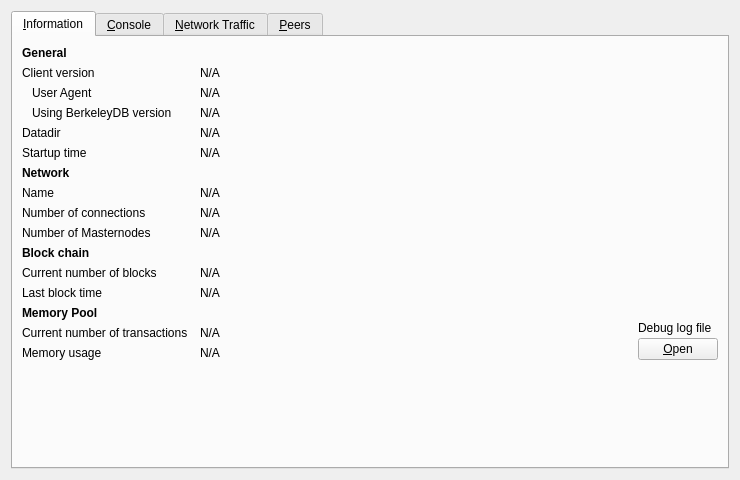
<?xml version="1.0" encoding="UTF-8"?>
<ui version="4.0">
 <class>RPCConsole</class>
 <widget class="QWidget" name="RPCConsole">
  <property name="geometry">
   <rect>
    <x>0</x>
    <y>0</y>
    <width>740</width>
    <height>430</height>
   </rect>
  </property>
  <property name="windowTitle">
   <string>Debug window</string>
  </property>
  <layout class="QVBoxLayout" name="verticalLayout_2">
   <item>
    <widget class="QTabWidget" name="tabWidget">
     <property name="currentIndex">
      <number>0</number>
     </property>
     <widget class="QWidget" name="tab_info">
      <attribute name="title">
       <string>&amp;Information</string>
      </attribute>
      <layout class="QGridLayout" name="gridLayout" columnstretch="0,1,0">
       <property name="horizontalSpacing">
        <number>12</number>
       </property>
       <item row="0" column="0">
        <widget class="QLabel" name="label_9">
         <property name="font">
          <font>
           <weight>75</weight>
           <bold>true</bold>
          </font>
         </property>
         <property name="text">
          <string>General</string>
         </property>
        </widget>
       </item>
       <item row="1" column="0">
        <widget class="QLabel" name="label_6">
         <property name="text">
          <string>Client version</string>
         </property>
        </widget>
       </item>
       <item row="1" column="1" colspan="2">
        <widget class="QLabel" name="clientVersion">
         <property name="cursor">
          <cursorShape>IBeamCursor</cursorShape>
         </property>
         <property name="text">
          <string>N/A</string>
         </property>
         <property name="textFormat">
          <enum>Qt::PlainText</enum>
         </property>
         <property name="textInteractionFlags">
          <set>Qt::LinksAccessibleByMouse|Qt::TextSelectableByKeyboard|Qt::TextSelectableByMouse</set>
         </property>
        </widget>
       </item>
       <item row="2" column="0">
        <widget class="QLabel" name="labelClientUserAgent">
         <property name="text">
          <string>User Agent</string>
         </property>
         <property name="indent">
          <number>10</number>
         </property>
        </widget>
       </item>
       <item row="2" column="1" colspan="2">
        <widget class="QLabel" name="clientUserAgent">
         <property name="cursor">
          <cursorShape>IBeamCursor</cursorShape>
         </property>
         <property name="text">
          <string>N/A</string>
         </property>
         <property name="textFormat">
          <enum>Qt::PlainText</enum>
         </property>
         <property name="textInteractionFlags">
          <set>Qt::LinksAccessibleByMouse|Qt::TextSelectableByKeyboard|Qt::TextSelectableByMouse</set>
         </property>
        </widget>
       </item>
       <item row="3" column="0">
        <widget class="QLabel" name="label_berkeleyDBVersion">
         <property name="text">
          <string>Using BerkeleyDB version</string>
         </property>
         <property name="indent">
          <number>10</number>
         </property>
        </widget>
       </item>
       <item row="3" column="1" colspan="2">
        <widget class="QLabel" name="berkeleyDBVersion">
         <property name="cursor">
          <cursorShape>IBeamCursor</cursorShape>
         </property>
         <property name="text">
          <string>N/A</string>
         </property>
         <property name="textFormat">
          <enum>Qt::PlainText</enum>
         </property>
         <property name="textInteractionFlags">
          <set>Qt::LinksAccessibleByMouse|Qt::TextSelectableByKeyboard|Qt::TextSelectableByMouse</set>
         </property>
        </widget>
       </item>
       <item row="4" column="0">
        <widget class="QLabel" name="label_12">
         <property name="text">
          <string>Datadir</string>
         </property>
        </widget>
       </item>
       <item row="4" column="1" colspan="2">
        <widget class="QLabel" name="dataDir">
         <property name="cursor">
          <cursorShape>IBeamCursor</cursorShape>
         </property>
         <property name="text">
          <string>N/A</string>
         </property>
         <property name="textFormat">
          <enum>Qt::PlainText</enum>
         </property>
         <property name="wordWrap">
          <bool>true</bool>
         </property>
         <property name="textInteractionFlags">
          <set>Qt::LinksAccessibleByMouse|Qt::TextSelectableByKeyboard|Qt::TextSelectableByMouse</set>
         </property>
        </widget>
       </item>
       <item row="5" column="0">
        <widget class="QLabel" name="label_13">
         <property name="text">
          <string>Startup time</string>
         </property>
        </widget>
       </item>
       <item row="5" column="1" colspan="2">
        <widget class="QLabel" name="startupTime">
         <property name="cursor">
          <cursorShape>IBeamCursor</cursorShape>
         </property>
         <property name="text">
          <string>N/A</string>
         </property>
         <property name="textFormat">
          <enum>Qt::PlainText</enum>
         </property>
         <property name="textInteractionFlags">
          <set>Qt::LinksAccessibleByMouse|Qt::TextSelectableByKeyboard|Qt::TextSelectableByMouse</set>
         </property>
        </widget>
       </item>
       <item row="6" column="0">
           <widget class="QLabel" name="labelNetwork">
               <property name="font">
                   <font>
                       <weight>75</weight>
                       <bold>true</bold>
                   </font>
               </property>
               <property name="text">
                   <string>Network</string>
               </property>
           </widget>
       </item>
       <item row="7" column="0">
        <widget class="QLabel" name="label_8">
         <property name="text">
          <string>Name</string>
         </property>
        </widget>
       </item>
       <item row="7" column="1" colspan="2">
        <widget class="QLabel" name="networkName">
         <property name="cursor">
          <cursorShape>IBeamCursor</cursorShape>
         </property>
         <property name="text">
          <string>N/A</string>
         </property>
         <property name="textFormat">
          <enum>Qt::PlainText</enum>
         </property>
         <property name="textInteractionFlags">
          <set>Qt::LinksAccessibleByMouse|Qt::TextSelectableByKeyboard|Qt::TextSelectableByMouse</set>
         </property>
        </widget>
       </item>
       <item row="8" column="0">
        <widget class="QLabel" name="label_7">
         <property name="text">
          <string>Number of connections</string>
         </property>
        </widget>
       </item>
       <item row="8" column="1" colspan="2">
        <widget class="QLabel" name="numberOfConnections">
         <property name="cursor">
          <cursorShape>IBeamCursor</cursorShape>
         </property>
         <property name="text">
          <string>N/A</string>
         </property>
         <property name="textFormat">
          <enum>Qt::PlainText</enum>
         </property>
         <property name="textInteractionFlags">
          <set>Qt::LinksAccessibleByMouse|Qt::TextSelectableByKeyboard|Qt::TextSelectableByMouse</set>
         </property>
        </widget>
       </item>
       <item row="9" column="0">
        <widget class="QLabel" name="masternodeCountLabel">
         <property name="text">
          <string>Number of Masternodes</string>
         </property>
        </widget>
       </item>
       <item row="9" column="1">
        <widget class="QLabel" name="masternodeCount">
         <property name="text">
          <string>N/A</string>
         </property>
        </widget>
       </item>
       <item row="10" column="0">
        <widget class="QLabel" name="label_10">
         <property name="font">
          <font>
           <weight>75</weight>
           <bold>true</bold>
          </font>
         </property>
         <property name="text">
          <string>Block chain</string>
         </property>
        </widget>
       </item>
       <item row="11" column="0">
        <widget class="QLabel" name="label_3">
         <property name="text">
          <string>Current number of blocks</string>
         </property>
        </widget>
       </item>
       <item row="11" column="1" colspan="2">
        <widget class="QLabel" name="numberOfBlocks">
         <property name="cursor">
          <cursorShape>IBeamCursor</cursorShape>
         </property>
         <property name="text">
          <string>N/A</string>
         </property>
         <property name="textFormat">
          <enum>Qt::PlainText</enum>
         </property>
         <property name="textInteractionFlags">
          <set>Qt::LinksAccessibleByMouse|Qt::TextSelectableByKeyboard|Qt::TextSelectableByMouse</set>
         </property>
        </widget>
       </item>
       <item row="12" column="0">
        <widget class="QLabel" name="labelLastBlockTime">
         <property name="text">
          <string>Last block time</string>
         </property>
        </widget>
       </item>
       <item row="12" column="1" colspan="2">
        <widget class="QLabel" name="lastBlockTime">
         <property name="cursor">
          <cursorShape>IBeamCursor</cursorShape>
         </property>
         <property name="text">
          <string>N/A</string>
         </property>
         <property name="textFormat">
          <enum>Qt::PlainText</enum>
         </property>
         <property name="textInteractionFlags">
          <set>Qt::LinksAccessibleByMouse|Qt::TextSelectableByKeyboard|Qt::TextSelectableByMouse</set>
         </property>
        </widget>
       </item>
       <item row="13" column="0">
        <widget class="QLabel" name="labelMempoolTitle">
         <property name="font">
          <font>
           <weight>75</weight>
           <bold>true</bold>
          </font>
         </property>
         <property name="text">
          <string>Memory Pool</string>
         </property>
        </widget>
       </item>
       <item row="14" column="0">
        <widget class="QLabel" name="labelNumberOfTransactions">
         <property name="text">
          <string>Current number of transactions</string>
         </property>
        </widget>
       </item>
       <item row="14" column="1">
        <widget class="QLabel" name="mempoolNumberTxs">
         <property name="cursor">
          <cursorShape>IBeamCursor</cursorShape>
         </property>
         <property name="text">
          <string>N/A</string>
         </property>
         <property name="textFormat">
          <enum>Qt::PlainText</enum>
         </property>
         <property name="textInteractionFlags">
          <set>Qt::LinksAccessibleByMouse|Qt::TextSelectableByKeyboard|Qt::TextSelectableByMouse</set>
         </property>
        </widget>
       </item>
       <item row="15" column="0">
        <widget class="QLabel" name="labelMemoryUsage">
         <property name="text">
          <string>Memory usage</string>
         </property>
        </widget>
       </item>
       <item row="15" column="1">
        <widget class="QLabel" name="mempoolSize">
         <property name="cursor">
          <cursorShape>IBeamCursor</cursorShape>
         </property>
         <property name="text">
          <string>N/A</string>
         </property>
         <property name="textFormat">
          <enum>Qt::PlainText</enum>
         </property>
         <property name="textInteractionFlags">
          <set>Qt::LinksAccessibleByMouse|Qt::TextSelectableByKeyboard|Qt::TextSelectableByMouse</set>
         </property>
        </widget>
       </item>
       <item row="13" column="2" rowspan="3">
        <layout class="QVBoxLayout" name="verticalLayoutDebugButton">
         <property name="spacing">
          <number>3</number>
         </property>
         <item>
          <spacer name="verticalSpacer_2">
           <property name="orientation">
            <enum>Qt::Vertical</enum>
           </property>
           <property name="sizeHint" stdset="0">
            <size>
             <width>10</width>
             <height>5</height>
            </size>
           </property>
          </spacer>
         </item>
         <item>
          <widget class="QLabel" name="labelDebugLogfile">
           <property name="text">
            <string>Debug log file</string>
           </property>
          </widget>
         </item>
         <item>
          <widget class="QPushButton" name="openDebugLogfileButton">
           <property name="toolTip">
            <string>Open the %1 debug log file from the current data directory. This can take a few seconds for large log files.</string>
           </property>
           <property name="text">
            <string>&amp;Open</string>
           </property>
           <property name="autoDefault">
            <bool>false</bool>
           </property>
          </widget>
         </item>
        </layout>
       </item>
       <item row="16" column="0">
        <spacer name="verticalSpacer">
         <property name="orientation">
          <enum>Qt::Vertical</enum>
         </property>
         <property name="sizeHint" stdset="0">
          <size>
           <width>20</width>
           <height>40</height>
          </size>
         </property>
        </spacer>
       </item>
      </layout>
     </widget>
     <widget class="QWidget" name="tab_console">
      <attribute name="title">
       <string>&amp;Console</string>
      </attribute>
      <layout class="QVBoxLayout" name="verticalLayout_3">
       <property name="spacing">
        <number>3</number>
       </property>
       <property name="bottomMargin">
        <number>5</number>
       </property>
       <item>
        <layout class="QHBoxLayout" name="horizontalLayout">
         <property name="spacing">
          <number>4</number>
         </property>
         <item>
          <spacer name="horizontalSpacer">
           <property name="orientation">
            <enum>Qt::Horizontal</enum>
           </property>
           <property name="sizeHint" stdset="0">
            <size>
             <width>40</width>
             <height>20</height>
            </size>
           </property>
          </spacer>
         </item>
         <item>
          <widget class="QPushButton" name="fontSmallerButton">
           <property name="maximumSize">
            <size>
             <width>24</width>
             <height>24</height>
            </size>
           </property>
           <property name="text">
            <string/>
           </property>
           <property name="toolTip">
            <string>Decrease font size</string>
           </property>
           <property name="icon">
            <iconset resource="../huntcoin.qrc">
             <normaloff>:/icons/fontsmaller</normaloff>:/icons/fontsmaller</iconset>
           </property>
           <property name="iconSize">
            <size>
             <width>24</width>
             <height>16</height>
            </size>
           </property>
           <property name="autoDefault">
            <bool>false</bool>
           </property>
           <property name="flat">
            <bool>true</bool>
           </property>
          </widget>
         </item>
         <item>
          <widget class="QPushButton" name="fontBiggerButton">
           <property name="maximumSize">
            <size>
             <width>24</width>
             <height>24</height>
            </size>
           </property>
           <property name="toolTip">
            <string>Increase font size</string>
           </property>
           <property name="text">
            <string/>
           </property>
           <property name="icon">
            <iconset resource="../huntcoin.qrc">
             <normaloff>:/icons/fontbigger</normaloff>:/icons/fontbigger</iconset>
           </property>
           <property name="iconSize">
            <size>
             <width>24</width>
             <height>16</height>
            </size>
           </property>
           <property name="autoDefault">
            <bool>false</bool>
           </property>
           <property name="flat">
            <bool>true</bool>
           </property>
          </widget>
         </item>
         <item>
          <widget class="QPushButton" name="clearButton">
           <property name="maximumSize">
            <size>
             <width>24</width>
             <height>24</height>
            </size>
           </property>
           <property name="toolTip">
            <string>Clear console</string>
           </property>
           <property name="layoutDirection">
            <enum>Qt::LeftToRight</enum>
           </property>
           <property name="text">
            <string/>
           </property>
           <property name="icon">
            <iconset resource="../huntcoin.qrc">
             <normaloff>:/icons/remove</normaloff>:/icons/remove</iconset>
           </property>
           <property name="shortcut">
            <string notr="true">Ctrl+L</string>
           </property>
           <property name="autoDefault">
            <bool>false</bool>
           </property>
           <property name="flat">
            <bool>true</bool>
           </property>
          </widget>
         </item>
        </layout>
       </item>
       <item>
        <widget class="QTextEdit" name="messagesWidget">
         <property name="minimumSize">
          <size>
           <width>0</width>
           <height>100</height>
          </size>
         </property>
         <property name="readOnly">
          <bool>true</bool>
         </property>
         <property name="tabKeyNavigation" stdset="0">
          <bool>false</bool>
         </property>
         <property name="columnCount" stdset="0">
          <number>2</number>
         </property>
        </widget>
       </item>
       <item>
        <layout class="QHBoxLayout" name="horizontalLayoutPrompt">
         <property name="spacing">
          <number>3</number>
         </property>
         <item>
          <widget class="QPushButton" name="promptIcon">
           <property name="enabled">
            <bool>false</bool>
           </property>
           <property name="maximumSize">
            <size>
             <width>16</width>
             <height>24</height>
            </size>
           </property>
           <property name="text">
            <string/>
           </property>
           <property name="icon">
            <iconset resource="../huntcoin.qrc">
             <normaloff>:/icons/prompticon</normaloff>
             <disabledoff>:/icons/prompticon</disabledoff>:/icons/prompticon</iconset>
           </property>
           <property name="iconSize">
            <size>
             <width>14</width>
             <height>14</height>
            </size>
           </property>
           <property name="autoDefault">
            <bool>false</bool>
           </property>
           <property name="flat">
            <bool>true</bool>
           </property>
          </widget>
         </item>
         <item>
          <widget class="QLineEdit" name="lineEdit">
           <property name="placeholderText">
            <string/>
           </property>
          </widget>
         </item>
        </layout>
       </item>
      </layout>
     </widget>
     <widget class="QWidget" name="tab_nettraffic">
      <attribute name="title">
       <string>&amp;Network Traffic</string>
      </attribute>
      <layout class="QHBoxLayout" name="horizontalLayout_3">
       <item>
        <layout class="QVBoxLayout" name="verticalLayout_4">
         <item>
          <widget class="TrafficGraphWidget" name="trafficGraph" native="true">
           <property name="sizePolicy">
            <sizepolicy hsizetype="Expanding" vsizetype="Expanding">
             <horstretch>0</horstretch>
             <verstretch>0</verstretch>
            </sizepolicy>
           </property>
          </widget>
         </item>
         <item>
          <layout class="QHBoxLayout" name="horizontalLayout_2">
           <item>
            <widget class="QSlider" name="sldGraphRange">
             <property name="minimum">
              <number>1</number>
             </property>
             <property name="maximum">
              <number>288</number>
             </property>
             <property name="pageStep">
              <number>12</number>
             </property>
             <property name="value">
              <number>6</number>
             </property>
             <property name="orientation">
              <enum>Qt::Horizontal</enum>
             </property>
            </widget>
           </item>
           <item>
            <widget class="QLabel" name="lblGraphRange">
             <property name="minimumSize">
              <size>
               <width>100</width>
               <height>0</height>
              </size>
             </property>
             <property name="alignment">
              <set>Qt::AlignCenter</set>
             </property>
            </widget>
           </item>
           <item>
            <widget class="QPushButton" name="btnClearTrafficGraph">
             <property name="text">
              <string>&amp;Reset</string>
             </property>
             <property name="autoDefault">
              <bool>false</bool>
             </property>
            </widget>
           </item>
          </layout>
         </item>
        </layout>
       </item>
       <item>
        <layout class="QVBoxLayout" name="verticalLayout">
         <item>
          <widget class="QGroupBox" name="groupBox">
           <property name="title">
            <string>Totals</string>
           </property>
           <layout class="QVBoxLayout" name="verticalLayout_5">
            <item>
             <layout class="QHBoxLayout" name="horizontalLayout_4">
              <item>
               <widget class="Line" name="line">
                <property name="sizePolicy">
                 <sizepolicy hsizetype="Fixed" vsizetype="Fixed">
                  <horstretch>0</horstretch>
                  <verstretch>0</verstretch>
                 </sizepolicy>
                </property>
                <property name="minimumSize">
                 <size>
                  <width>10</width>
                  <height>0</height>
                 </size>
                </property>
                <property name="palette">
                 <palette>
                  <active>
                   <colorrole role="Light">
                    <brush brushstyle="SolidPattern">
                     <color alpha="255">
                      <red>0</red>
                      <green>255</green>
                      <blue>0</blue>
                     </color>
                    </brush>
                   </colorrole>
                  </active>
                  <inactive>
                   <colorrole role="Light">
                    <brush brushstyle="SolidPattern">
                     <color alpha="255">
                      <red>0</red>
                      <green>255</green>
                      <blue>0</blue>
                     </color>
                    </brush>
                   </colorrole>
                  </inactive>
                  <disabled>
                   <colorrole role="Light">
                    <brush brushstyle="SolidPattern">
                     <color alpha="255">
                      <red>0</red>
                      <green>255</green>
                      <blue>0</blue>
                     </color>
                    </brush>
                   </colorrole>
                  </disabled>
                 </palette>
                </property>
                <property name="orientation">
                 <enum>Qt::Horizontal</enum>
                </property>
               </widget>
              </item>
              <item>
               <widget class="QLabel" name="label_16">
                <property name="text">
                 <string>Received</string>
                </property>
               </widget>
              </item>
              <item>
               <widget class="QLabel" name="lblBytesIn">
                <property name="minimumSize">
                 <size>
                  <width>50</width>
                  <height>0</height>
                 </size>
                </property>
                <property name="alignment">
                 <set>Qt::AlignRight|Qt::AlignTrailing|Qt::AlignVCenter</set>
                </property>
               </widget>
              </item>
             </layout>
            </item>
            <item>
             <layout class="QHBoxLayout" name="horizontalLayout_5">
              <item>
               <widget class="Line" name="line_2">
                <property name="sizePolicy">
                 <sizepolicy hsizetype="Fixed" vsizetype="Fixed">
                  <horstretch>0</horstretch>
                  <verstretch>0</verstretch>
                 </sizepolicy>
                </property>
                <property name="minimumSize">
                 <size>
                  <width>10</width>
                  <height>0</height>
                 </size>
                </property>
                <property name="palette">
                 <palette>
                  <active>
                   <colorrole role="Light">
                    <brush brushstyle="SolidPattern">
                     <color alpha="255">
                      <red>255</red>
                      <green>0</green>
                      <blue>0</blue>
                     </color>
                    </brush>
                   </colorrole>
                  </active>
                  <inactive>
                   <colorrole role="Light">
                    <brush brushstyle="SolidPattern">
                     <color alpha="255">
                      <red>255</red>
                      <green>0</green>
                      <blue>0</blue>
                     </color>
                    </brush>
                   </colorrole>
                  </inactive>
                  <disabled>
                   <colorrole role="Light">
                    <brush brushstyle="SolidPattern">
                     <color alpha="255">
                      <red>255</red>
                      <green>0</green>
                      <blue>0</blue>
                     </color>
                    </brush>
                   </colorrole>
                  </disabled>
                 </palette>
                </property>
                <property name="orientation">
                 <enum>Qt::Horizontal</enum>
                </property>
               </widget>
              </item>
              <item>
               <widget class="QLabel" name="label_17">
                <property name="text">
                 <string>Sent</string>
                </property>
               </widget>
              </item>
              <item>
               <widget class="QLabel" name="lblBytesOut">
                <property name="minimumSize">
                 <size>
                  <width>50</width>
                  <height>0</height>
                 </size>
                </property>
                <property name="alignment">
                 <set>Qt::AlignRight|Qt::AlignTrailing|Qt::AlignVCenter</set>
                </property>
               </widget>
              </item>
             </layout>
            </item>
            <item>
             <spacer name="verticalSpacer_4">
              <property name="orientation">
               <enum>Qt::Vertical</enum>
              </property>
              <property name="sizeHint" stdset="0">
               <size>
                <width>20</width>
                <height>407</height>
               </size>
              </property>
             </spacer>
            </item>
           </layout>
          </widget>
         </item>
        </layout>
       </item>
      </layout>
     </widget>
     <widget class="QWidget" name="tab_peers">
      <attribute name="title">
       <string>&amp;Peers</string>
      </attribute>
      <layout class="QGridLayout" name="gridLayout_2">
       <item row="0" column="0" rowspan="2">
        <layout class="QVBoxLayout" name="verticalLayout_101">
         <property name="spacing">
          <number>0</number>
         </property>
         <item>
          <widget class="QTableView" name="peerWidget">
           <property name="horizontalScrollBarPolicy">
            <enum>Qt::ScrollBarAsNeeded</enum>
           </property>
           <property name="tabKeyNavigation">
            <bool>false</bool>
           </property>
           <property name="sortingEnabled">
            <bool>true</bool>
           </property>
           <attribute name="horizontalHeaderHighlightSections">
            <bool>false</bool>
           </attribute>
          </widget>
         </item>
         <item>
          <widget class="QLabel" name="banHeading">
           <property name="sizePolicy">
            <sizepolicy hsizetype="Preferred" vsizetype="Minimum">
             <horstretch>0</horstretch>
             <verstretch>0</verstretch>
            </sizepolicy>
           </property>
           <property name="minimumSize">
            <size>
             <width>300</width>
             <height>32</height>
            </size>
           </property>
           <property name="maximumSize">
            <size>
             <width>16777215</width>
             <height>32</height>
            </size>
           </property>
           <property name="font">
            <font>
             <pointsize>12</pointsize>
            </font>
           </property>
           <property name="cursor">
            <cursorShape>IBeamCursor</cursorShape>
           </property>
           <property name="text">
            <string>Banned peers</string>
           </property>
           <property name="alignment">
            <set>Qt::AlignBottom|Qt::AlignLeading|Qt::AlignLeft</set>
           </property>
           <property name="wordWrap">
            <bool>true</bool>
           </property>
           <property name="textInteractionFlags">
            <set>Qt::NoTextInteraction</set>
           </property>
          </widget>
         </item>
         <item>
          <widget class="QTableView" name="banlistWidget">
           <property name="sizePolicy">
            <sizepolicy hsizetype="Expanding" vsizetype="Expanding">
             <horstretch>0</horstretch>
             <verstretch>0</verstretch>
            </sizepolicy>
           </property>
           <property name="horizontalScrollBarPolicy">
            <enum>Qt::ScrollBarAsNeeded</enum>
           </property>
           <property name="tabKeyNavigation">
            <bool>false</bool>
           </property>
           <property name="sortingEnabled">
            <bool>true</bool>
           </property>
           <attribute name="horizontalHeaderHighlightSections">
            <bool>false</bool>
           </attribute>
          </widget>
         </item>
        </layout>
       </item>
       <item row="0" column="1">
        <widget class="QLabel" name="peerHeading">
         <property name="sizePolicy">
          <sizepolicy hsizetype="Preferred" vsizetype="Minimum">
           <horstretch>0</horstretch>
           <verstretch>0</verstretch>
          </sizepolicy>
         </property>
         <property name="minimumSize">
          <size>
           <width>300</width>
           <height>32</height>
          </size>
         </property>
         <property name="font">
          <font>
           <pointsize>10</pointsize>
          </font>
         </property>
         <property name="cursor">
          <cursorShape>IBeamCursor</cursorShape>
         </property>
         <property name="text">
          <string>Select a peer to view detailed information.</string>
         </property>
         <property name="alignment">
          <set>Qt::AlignHCenter|Qt::AlignTop</set>
         </property>
         <property name="wordWrap">
          <bool>true</bool>
         </property>
         <property name="textInteractionFlags">
          <set>Qt::LinksAccessibleByMouse|Qt::TextSelectableByKeyboard|Qt::TextSelectableByMouse</set>
         </property>
        </widget>
       </item>
       <item row="1" column="1">
        <widget class="QWidget" name="detailWidget" native="true">
         <property name="minimumSize">
          <size>
           <width>300</width>
           <height>0</height>
          </size>
         </property>
         <layout class="QGridLayout" name="gridLayout_3">
          <item row="0" column="0">
           <widget class="QLabel" name="label_30">
            <property name="text">
             <string>Whitelisted</string>
            </property>
           </widget>
          </item>
          <item row="0" column="2">
           <widget class="QLabel" name="peerWhitelisted">
            <property name="cursor">
             <cursorShape>IBeamCursor</cursorShape>
            </property>
            <property name="text">
             <string>N/A</string>
            </property>
            <property name="textFormat">
             <enum>Qt::PlainText</enum>
            </property>
            <property name="textInteractionFlags">
             <set>Qt::LinksAccessibleByMouse|Qt::TextSelectableByKeyboard|Qt::TextSelectableByMouse</set>
            </property>
           </widget>
          </item>
          <item row="1" column="0">
           <widget class="QLabel" name="label_23">
            <property name="text">
             <string>Direction</string>
            </property>
           </widget>
          </item>
          <item row="1" column="2">
           <widget class="QLabel" name="peerDirection">
            <property name="cursor">
             <cursorShape>IBeamCursor</cursorShape>
            </property>
            <property name="text">
             <string>N/A</string>
            </property>
            <property name="textFormat">
             <enum>Qt::PlainText</enum>
            </property>
            <property name="textInteractionFlags">
             <set>Qt::LinksAccessibleByMouse|Qt::TextSelectableByKeyboard|Qt::TextSelectableByMouse</set>
            </property>
           </widget>
          </item>
          <item row="2" column="0">
           <widget class="QLabel" name="label_21">
            <property name="text">
             <string>Version</string>
            </property>
           </widget>
          </item>
          <item row="2" column="2">
           <widget class="QLabel" name="peerVersion">
            <property name="cursor">
             <cursorShape>IBeamCursor</cursorShape>
            </property>
            <property name="text">
             <string>N/A</string>
            </property>
            <property name="textFormat">
             <enum>Qt::PlainText</enum>
            </property>
            <property name="textInteractionFlags">
             <set>Qt::LinksAccessibleByMouse|Qt::TextSelectableByKeyboard|Qt::TextSelectableByMouse</set>
            </property>
           </widget>
          </item>
          <item row="3" column="0">
           <widget class="QLabel" name="label_28">
            <property name="text">
             <string>User Agent</string>
            </property>
           </widget>
          </item>
          <item row="3" column="2">
           <widget class="QLabel" name="peerSubversion">
            <property name="cursor">
             <cursorShape>IBeamCursor</cursorShape>
            </property>
            <property name="text">
             <string>N/A</string>
            </property>
            <property name="textFormat">
             <enum>Qt::PlainText</enum>
            </property>
            <property name="textInteractionFlags">
             <set>Qt::LinksAccessibleByMouse|Qt::TextSelectableByKeyboard|Qt::TextSelectableByMouse</set>
            </property>
           </widget>
          </item>
          <item row="4" column="0">
           <widget class="QLabel" name="label_4">
            <property name="text">
             <string>Services</string>
            </property>
           </widget>
          </item>
          <item row="4" column="2">
           <widget class="QLabel" name="peerServices">
            <property name="cursor">
             <cursorShape>IBeamCursor</cursorShape>
            </property>
            <property name="text">
             <string>N/A</string>
            </property>
            <property name="textFormat">
             <enum>Qt::PlainText</enum>
            </property>
            <property name="textInteractionFlags">
             <set>Qt::LinksAccessibleByMouse|Qt::TextSelectableByKeyboard|Qt::TextSelectableByMouse</set>
            </property>
           </widget>
          </item>
          <item row="5" column="0">
           <widget class="QLabel" name="label_29">
            <property name="text">
             <string>Starting Block</string>
            </property>
           </widget>
          </item>
          <item row="5" column="2">
           <widget class="QLabel" name="peerHeight">
            <property name="cursor">
             <cursorShape>IBeamCursor</cursorShape>
            </property>
            <property name="text">
             <string>N/A</string>
            </property>
            <property name="textFormat">
             <enum>Qt::PlainText</enum>
            </property>
            <property name="textInteractionFlags">
             <set>Qt::LinksAccessibleByMouse|Qt::TextSelectableByKeyboard|Qt::TextSelectableByMouse</set>
            </property>
           </widget>
          </item>
          <item row="6" column="0">
           <widget class="QLabel" name="label_27">
            <property name="text">
             <string>Synced Headers</string>
            </property>
           </widget>
          </item>
          <item row="6" column="2">
           <widget class="QLabel" name="peerSyncHeight">
            <property name="cursor">
             <cursorShape>IBeamCursor</cursorShape>
            </property>
            <property name="text">
             <string>N/A</string>
            </property>
            <property name="textFormat">
             <enum>Qt::PlainText</enum>
            </property>
            <property name="textInteractionFlags">
             <set>Qt::LinksAccessibleByMouse|Qt::TextSelectableByKeyboard|Qt::TextSelectableByMouse</set>
            </property>
           </widget>
          </item>
          <item row="7" column="0">
           <widget class="QLabel" name="label_25">
            <property name="text">
             <string>Synced Blocks</string>
            </property>
           </widget>
          </item>
          <item row="7" column="2">
           <widget class="QLabel" name="peerCommonHeight">
            <property name="cursor">
             <cursorShape>IBeamCursor</cursorShape>
            </property>
            <property name="text">
             <string>N/A</string>
            </property>
            <property name="textFormat">
             <enum>Qt::PlainText</enum>
            </property>
            <property name="textInteractionFlags">
             <set>Qt::LinksAccessibleByMouse|Qt::TextSelectableByKeyboard|Qt::TextSelectableByMouse</set>
            </property>
           </widget>
          </item>
          <item row="8" column="0">
           <widget class="QLabel" name="label_24">
            <property name="text">
             <string>Ban Score</string>
            </property>
           </widget>
          </item>
          <item row="8" column="2">
           <widget class="QLabel" name="peerBanScore">
            <property name="cursor">
             <cursorShape>IBeamCursor</cursorShape>
            </property>
            <property name="text">
             <string>N/A</string>
            </property>
            <property name="textFormat">
             <enum>Qt::PlainText</enum>
            </property>
            <property name="textInteractionFlags">
             <set>Qt::LinksAccessibleByMouse|Qt::TextSelectableByKeyboard|Qt::TextSelectableByMouse</set>
            </property>
           </widget>
          </item>
          <item row="9" column="0">
           <widget class="QLabel" name="label_22">
            <property name="text">
             <string>Connection Time</string>
            </property>
           </widget>
          </item>
          <item row="9" column="2">
           <widget class="QLabel" name="peerConnTime">
            <property name="cursor">
             <cursorShape>IBeamCursor</cursorShape>
            </property>
            <property name="text">
             <string>N/A</string>
            </property>
            <property name="textFormat">
             <enum>Qt::PlainText</enum>
            </property>
            <property name="textInteractionFlags">
             <set>Qt::LinksAccessibleByMouse|Qt::TextSelectableByKeyboard|Qt::TextSelectableByMouse</set>
            </property>
           </widget>
          </item>
          <item row="10" column="0">
           <widget class="QLabel" name="label_15">
            <property name="text">
             <string>Last Send</string>
            </property>
           </widget>
          </item>
          <item row="10" column="2">
           <widget class="QLabel" name="peerLastSend">
            <property name="cursor">
             <cursorShape>IBeamCursor</cursorShape>
            </property>
            <property name="text">
             <string>N/A</string>
            </property>
            <property name="textFormat">
             <enum>Qt::PlainText</enum>
            </property>
            <property name="textInteractionFlags">
             <set>Qt::LinksAccessibleByMouse|Qt::TextSelectableByKeyboard|Qt::TextSelectableByMouse</set>
            </property>
           </widget>
          </item>
          <item row="11" column="0">
           <widget class="QLabel" name="label_19">
            <property name="text">
             <string>Last Receive</string>
            </property>
           </widget>
          </item>
          <item row="11" column="2">
           <widget class="QLabel" name="peerLastRecv">
            <property name="cursor">
             <cursorShape>IBeamCursor</cursorShape>
            </property>
            <property name="text">
             <string>N/A</string>
            </property>
            <property name="textFormat">
             <enum>Qt::PlainText</enum>
            </property>
            <property name="textInteractionFlags">
             <set>Qt::LinksAccessibleByMouse|Qt::TextSelectableByKeyboard|Qt::TextSelectableByMouse</set>
            </property>
           </widget>
          </item>
          <item row="12" column="0">
           <widget class="QLabel" name="label_18">
            <property name="text">
             <string>Sent</string>
            </property>
           </widget>
          </item>
          <item row="12" column="2">
           <widget class="QLabel" name="peerBytesSent">
            <property name="cursor">
             <cursorShape>IBeamCursor</cursorShape>
            </property>
            <property name="text">
             <string>N/A</string>
            </property>
            <property name="textFormat">
             <enum>Qt::PlainText</enum>
            </property>
            <property name="textInteractionFlags">
             <set>Qt::LinksAccessibleByMouse|Qt::TextSelectableByKeyboard|Qt::TextSelectableByMouse</set>
            </property>
           </widget>
          </item>
          <item row="13" column="0">
           <widget class="QLabel" name="label_20">
            <property name="text">
             <string>Received</string>
            </property>
           </widget>
          </item>
          <item row="13" column="2">
           <widget class="QLabel" name="peerBytesRecv">
            <property name="cursor">
             <cursorShape>IBeamCursor</cursorShape>
            </property>
            <property name="text">
             <string>N/A</string>
            </property>
            <property name="textFormat">
             <enum>Qt::PlainText</enum>
            </property>
            <property name="textInteractionFlags">
             <set>Qt::LinksAccessibleByMouse|Qt::TextSelectableByKeyboard|Qt::TextSelectableByMouse</set>
            </property>
           </widget>
          </item>
          <item row="14" column="0">
           <widget class="QLabel" name="label_26">
            <property name="text">
             <string>Ping Time</string>
            </property>
           </widget>
          </item>
          <item row="14" column="2">
           <widget class="QLabel" name="peerPingTime">
            <property name="cursor">
             <cursorShape>IBeamCursor</cursorShape>
            </property>
            <property name="text">
             <string>N/A</string>
            </property>
            <property name="textFormat">
             <enum>Qt::PlainText</enum>
            </property>
            <property name="textInteractionFlags">
             <set>Qt::LinksAccessibleByMouse|Qt::TextSelectableByKeyboard|Qt::TextSelectableByMouse</set>
            </property>
           </widget>
          </item>
          <item row="15" column="0">
           <widget class="QLabel" name="peerPingWaitLabel">
            <property name="toolTip">
             <string>The duration of a currently outstanding ping.</string>
            </property>
            <property name="text">
             <string>Ping Wait</string>
            </property>
           </widget>
          </item>
          <item row="15" column="2">
           <widget class="QLabel" name="peerPingWait">
            <property name="cursor">
             <cursorShape>IBeamCursor</cursorShape>
            </property>
            <property name="text">
             <string>N/A</string>
            </property>
            <property name="textFormat">
             <enum>Qt::PlainText</enum>
            </property>
            <property name="textInteractionFlags">
             <set>Qt::LinksAccessibleByMouse|Qt::TextSelectableByKeyboard|Qt::TextSelectableByMouse</set>
            </property>
           </widget>
          </item>
          <item row="16" column="0">
           <widget class="QLabel" name="peerMinPingLabel">
            <property name="text">
             <string>Min Ping</string>
            </property>
           </widget>
          </item>
          <item row="16" column="2">
           <widget class="QLabel" name="peerMinPing">
            <property name="cursor">
             <cursorShape>IBeamCursor</cursorShape>
            </property>
            <property name="text">
             <string>N/A</string>
            </property>
            <property name="textFormat">
             <enum>Qt::PlainText</enum>
            </property>
            <property name="textInteractionFlags">
             <set>Qt::LinksAccessibleByMouse|Qt::TextSelectableByKeyboard|Qt::TextSelectableByMouse</set>
            </property>
           </widget>
          </item>
          <item row="17" column="0">
           <widget class="QLabel" name="label_timeoffset">
            <property name="text">
             <string>Time Offset</string>
            </property>
           </widget>
          </item>
          <item row="17" column="2">
           <widget class="QLabel" name="timeoffset">
            <property name="cursor">
             <cursorShape>IBeamCursor</cursorShape>
            </property>
            <property name="text">
             <string>N/A</string>
            </property>
            <property name="textFormat">
             <enum>Qt::PlainText</enum>
            </property>
            <property name="textInteractionFlags">
             <set>Qt::LinksAccessibleByMouse|Qt::TextSelectableByKeyboard|Qt::TextSelectableByMouse</set>
            </property>
           </widget>
          </item>
          <item row="18" column="1">
           <spacer name="verticalSpacer_3">
            <property name="orientation">
             <enum>Qt::Vertical</enum>
            </property>
            <property name="sizeHint" stdset="0">
             <size>
              <width>20</width>
              <height>40</height>
             </size>
            </property>
           </spacer>
          </item>
         </layout>
        </widget>
       </item>
      </layout>
     </widget>
    </widget>
   </item>
  </layout>
 </widget>
 <customwidgets>
  <customwidget>
   <class>TrafficGraphWidget</class>
   <extends>QWidget</extends>
   <header>qt/trafficgraphwidget.h</header>
   <container>1</container>
   <slots>
    <slot>clear()</slot>
   </slots>
  </customwidget>
 </customwidgets>
 <resources>
  <include location="../huntcoin.qrc"/>
 </resources>
 <connections/>
</ui>
